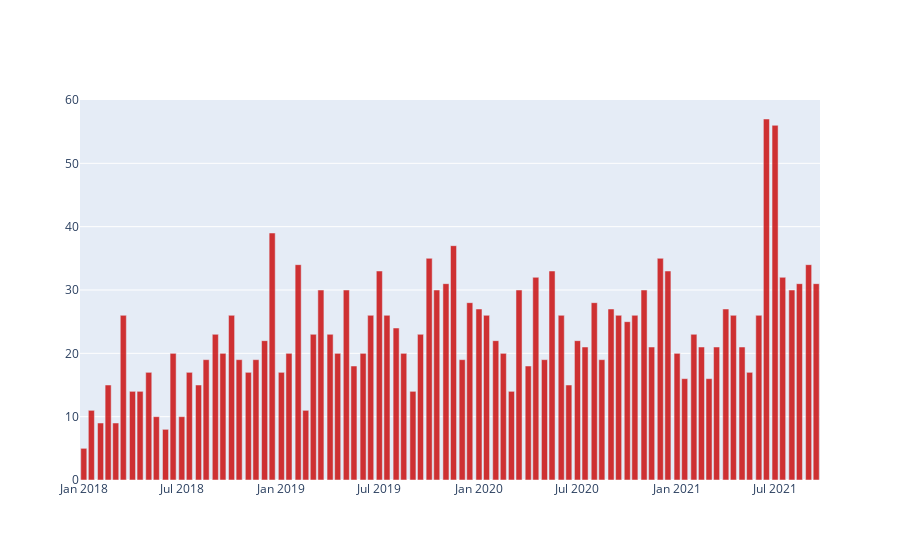

Notebook code for this chart:
### Code cell
Netflixf=Netflix_[Netflix_["type"]=="TV Show"]

groupfilm=Netflixf.groupby(pd.Grouper(key="date_added", freq="SMS"))
gf=groupfilm.count()

filmbar = go.Bar(
                    x = gf.index,
                    y = gf['type'],
                    name = 'Netflix',
                  
                    marker = dict(color = 'rgba(200, 2, 2, 0.8)'))
filmfig=go.Figure(filmbar)
iplot(filmfig)
